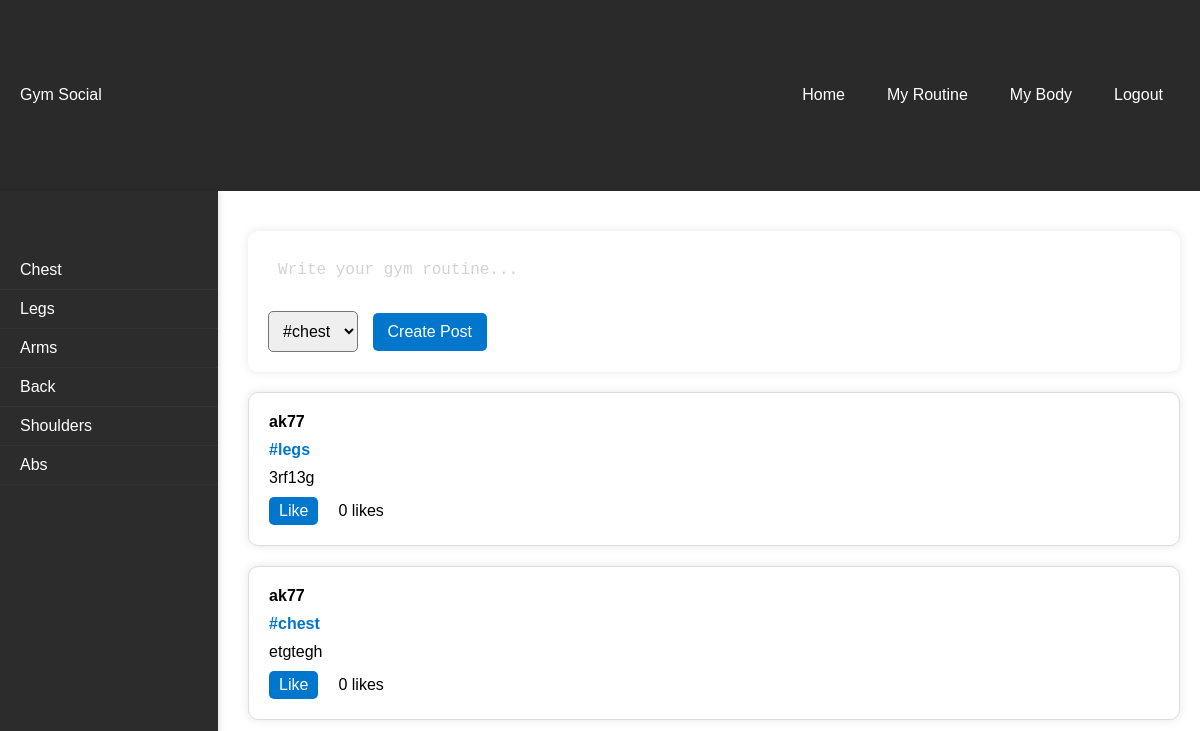
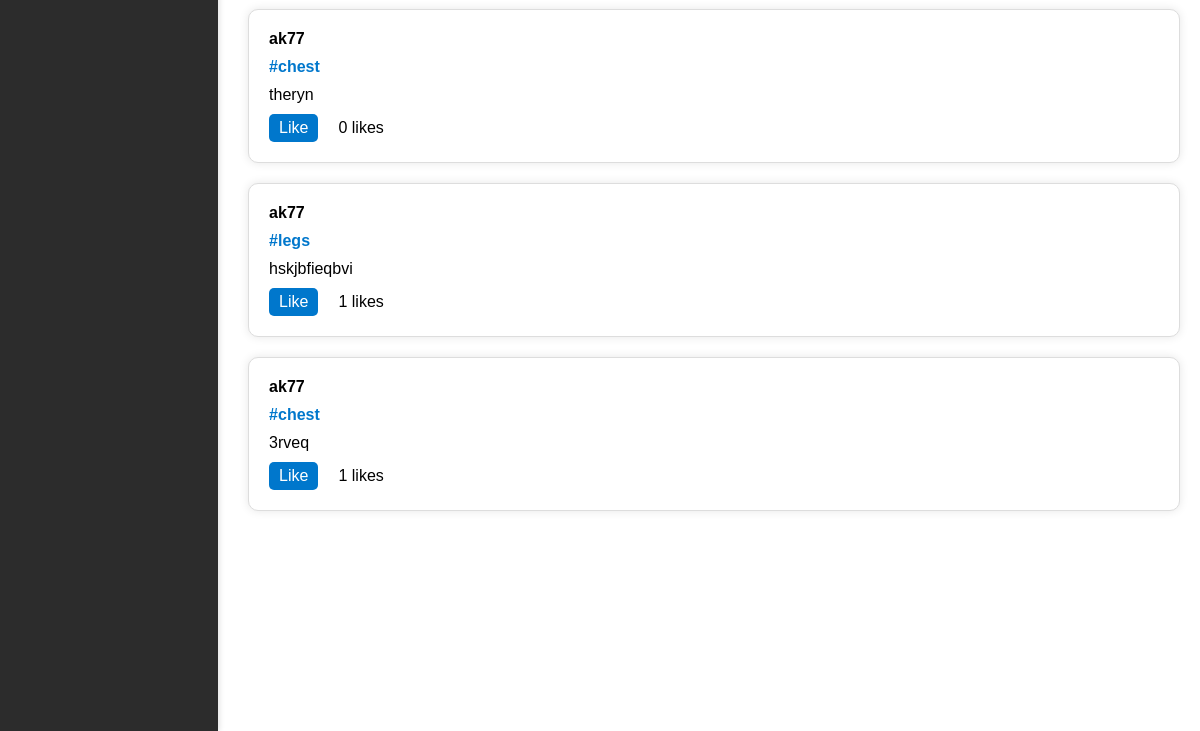
/landing (signed in), run on an earlier commit of the app's database (2 pictures, top to bottom).
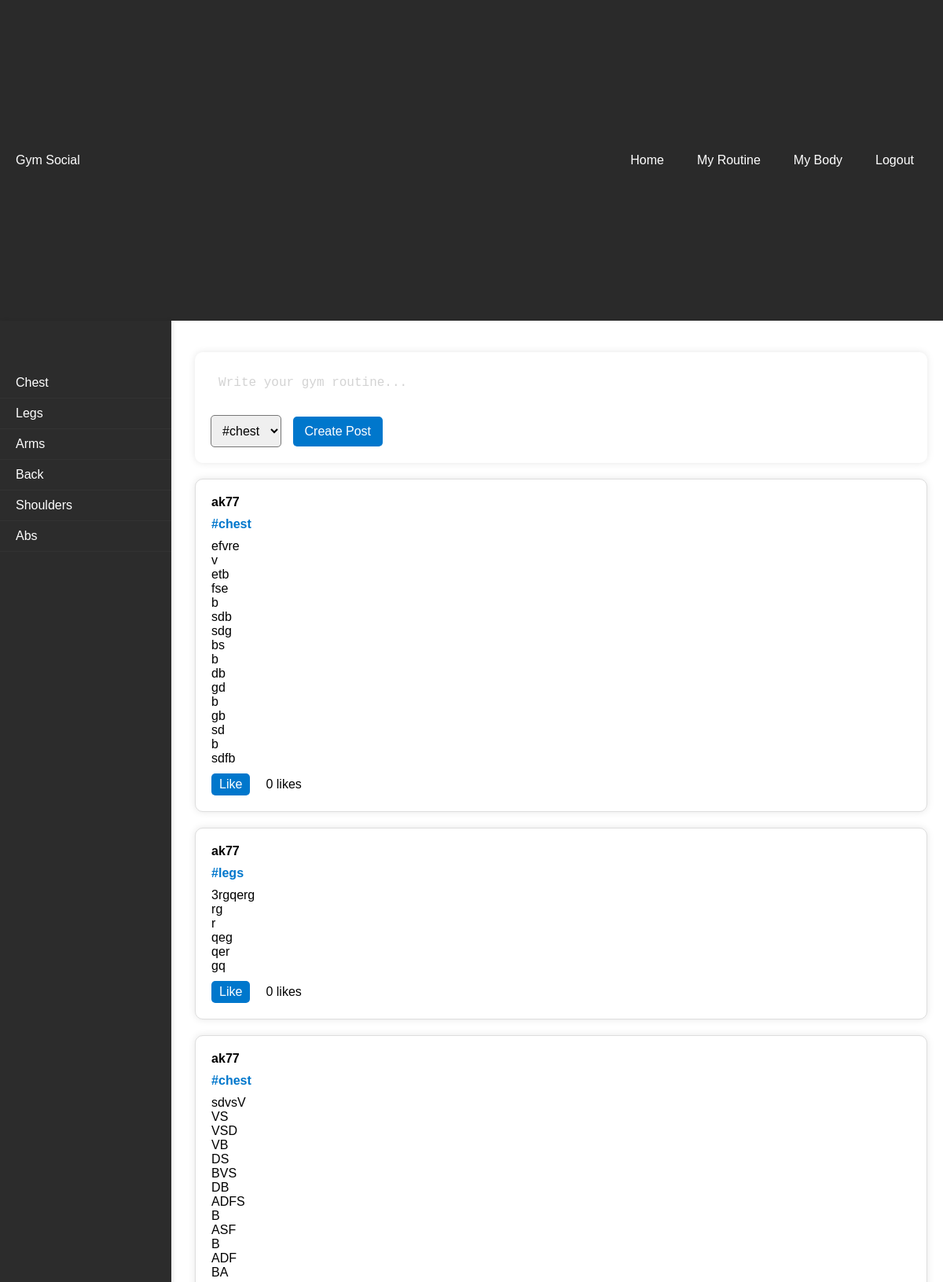
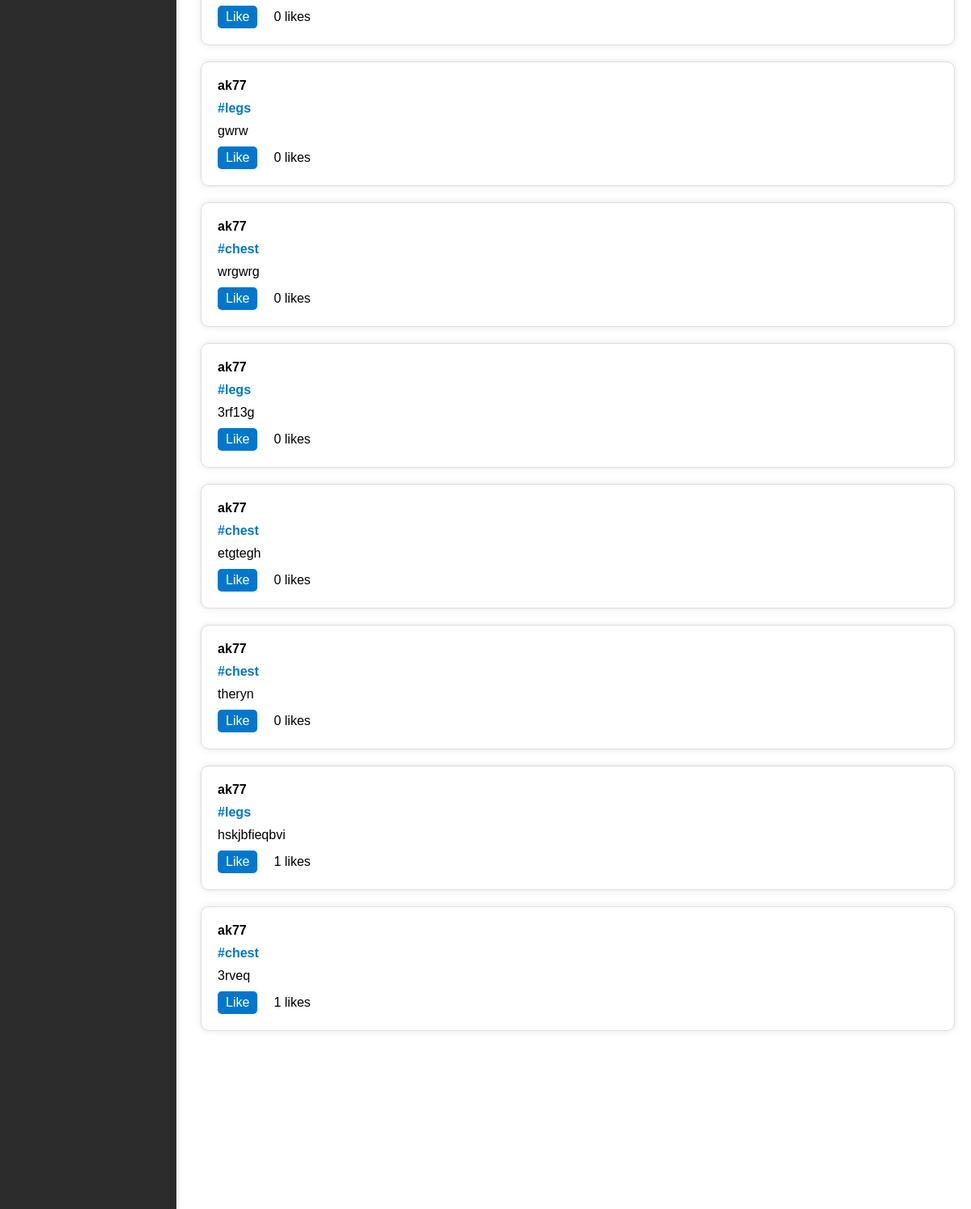
And on a later commit of the database (2 pictures, top to bottom).
### tables this page shows
CREATE TABLE posts (
    id INTEGER PRIMARY KEY,
    user_id INTEGER,
    body_part TEXT NOT NULL,
    content TEXT NOT NULL,
    likes INTEGER DEFAULT 0,
    FOREIGN KEY (user_id) REFERENCES users (id)
);

CREATE TABLE users (
    id INTEGER PRIMARY KEY,
    username TEXT NOT NULL UNIQUE,
    password TEXT NOT NULL
);

### app.py (the view)
@app.route('/landing')
def landing():
    if 'username' in session:
        conn = get_db_connection()
        posts = conn.execute('''
            SELECT posts.id, users.username, posts.body_part, posts.content, posts.likes
            FROM posts JOIN users ON posts.user_id = users.id
            ORDER BY posts.id DESC
        ''').fetchall()
        conn.close()
        return render_template('landing.html', username=session['username'], posts=posts)
    return redirect(url_for('login'))

### app.py (called while the page is built)
def get_db_connection():
    conn = sqlite3.connect(DATABASE)
    conn.row_factory = sqlite3.Row
    return conn

### templates/landing.html (shortened to what this page needs)
<!DOCTYPE html>
<html lang="en">
<head>
    <link rel="stylesheet" href="{{ url_for('static', filename='styles.css') }}">
</head>
<body>
    <header class="top-bar">
        <p>Gym Social</p>
        <div class="right-buttons">
            <a href="#" class="top-menu-btn">Home</a>
            <a href="#" class="top-menu-btn">My Routine</a>
            <a href="#" class="top-menu-btn">My Body</a>
            <a href="{{ url_for('logout') }}" class="logout-btn">Logout</a>
        </div>
    </header>
    <main>
        <div class="side-menu">
            <a href="#" class="menu-btn">Chest</a>
            <a href="#" class="menu-btn">Legs</a>
            <a href="#" class="menu-btn">Arms</a>
            <a href="#" class="menu-btn">Back</a>
            <a href="#" class="menu-btn">Shoulders</a>
            <a href="#" class="menu-btn">Abs</a>
        </div>
        <section id="feed">
            <div class="box create-post">
                <form action="{{ url_for('create_post') }}" method="post">
                    <textarea name="content" placeholder="Write your gym routine..."></textarea>
                    <select name="body_part">
                        <option value="chest">#chest</option>
                    </select>
                    <input type="submit" value="Create Post">
                </form>
            </div>
            {% for post in posts %}
            <div class="box post">
                <p class="username">{{ post.username }}</p>
                <p class="body_part">#{{ post.body_part }}</p>
                <p class="content">{{ post.content }}</p>
                <div class="like-section">
                    <a href="{{ url_for('like_post', post_id=post.id) }}" class="like-button">Like</a>
                    <p class="likes-count">{{ post.likes }} likes</p>
                </div>
            </div>
            {% endfor %}
        </section>
    </main>
</body>
</html>

### static/styles.css (style rules this page uses)
* { margin: 0; padding: 0; box-sizing: border-box; }
body { font-family: Arial, sans-serif; margin: 0; padding: 0; display: flex; flex-direction: column; height: 100vh; }
header { background-color: #333; color: white; text-align: center; padding: 1em 0; flex: 0 0 15%; }
main { flex: 1; display: flex; }
header { display: flex; justify-content: space-between; align-items: center; padding: 1em; background-color: #333; color: white; }
main { display: flex; height: calc(100vh - 60px); }
#feed { margin-left: 10px; width: calc(100% - 220px); padding: 20px; overflow-y: auto; }
.post { border: 1px solid #ddd; padding: 10px; margin-bottom: 10px; }
.content { white-space: pre-line; }
.username { font-weight: bold; }
.body_part { color: #0077cc; }
.like-button { background-color: #0077cc; color: white; padding: 5px 10px; text-decoration: none; }
.likes-count { display: inline-block; margin-left: 10px; }
.box { background-color: white; border-radius: 10px; padding: 20px; margin: 20px 0; box-shadow: 0px 0px 10px rgba(0, 0, 0, 0.1); }
.create-post { display: flex; flex-direction: column; gap: 10px; }
.create-post textarea { height: auto; overflow-y: hidden; resize: none; width: 100%; box-sizing: border-box; padding: 10px; font-size: 16px; border: none; border-radius: 5px; outline: none; }
.create-post textarea::placeholder { color: lightgray; }
.create-post select { flex-grow: 1; margin-right: 10px; padding: 10px; font-size: 16px; border-radius: 5px; }
.create-post input[type="submit"] { flex-shrink: 0; padding: 10px 15px; font-size: 16px; border-radius: 5px; white-space: nowrap; }
.create-post input[type="submit"] { background-color: #0077cc; color: white; border: none; cursor: pointer; transition: background-color 0.3s; }
.post { display: flex; flex-direction: column; gap: 10px; }
.body_part { color: #0077cc; font-weight: bold; }
.like-section { display: flex; align-items: center; gap: 10px; }
.like-button { background-color: #0077cc; color: white; padding: 5px 10px; text-decoration: none; border-radius: 5px; transition: background-color 0.3s; }
.top-bar { display: flex; justify-content: space-between; align-items: center; padding: 10px 20px; background-color: #2a2a2a; color: white; }
.top-menu-btn, .logout-btn { background-color: transparent; color: white; padding: 10px 15px; text-align: center; text-decoration: none; display: inline-block; margin: 0 2px; border-radius: 16px; font-size: 16px; transition: background-color 0.3s; }
.right-buttons { display: flex; gap: 8px; }
.side-menu { float: left; width: 220px; height: 100vh; background-color: #2c2c2c; padding-top: 60px; box-shadow: 2px 0 5px rgba(0, 0, 0, 0.1); }
.menu-btn { display: block; padding: 10px 20px; color: white; text-decoration: none; border-bottom: 1px solid #333; transition: background-color 0.3s; }

What changed in the data, as far as the page shows it:
added posts: username "ak77", body_part "chest", content "efvre v etb fse b sdb sdg bs b db gd b gb sd b sdfb", likes "0"
added posts: username "ak77", body_part "legs", content "3rgqerg rg r qeg qer gq", likes "0"
added posts: username "ak77", body_part "chest", content "sdvsV VS VSD VB DS BVS DB ADFS B ASF B ADF BA", likes "0"
added posts: username "ak77", body_part "legs", content "gwrw", likes "0"
added posts: username "ak77", body_part "chest", content "wrgwrg", likes "0"
